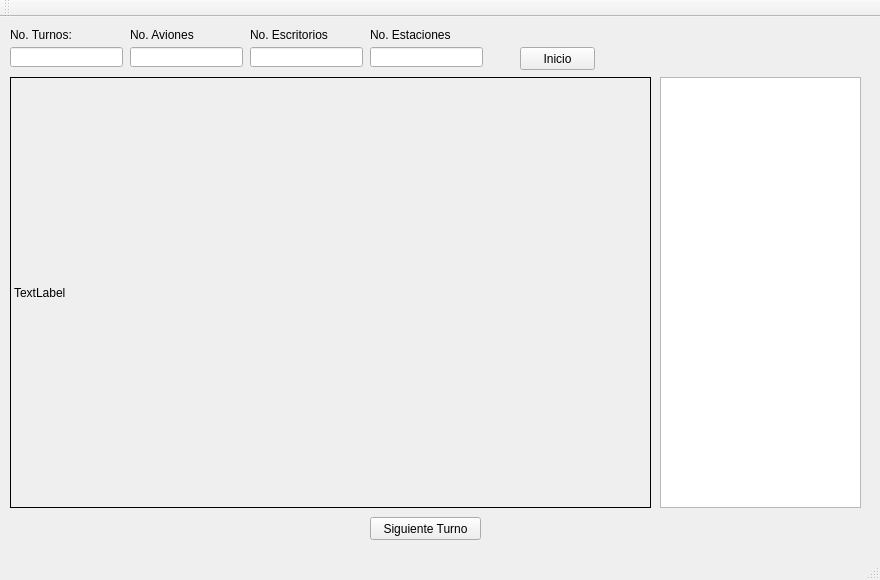
<?xml version="1.0" encoding="UTF-8"?>
<ui version="4.0">
 <class>MainWindow</class>
 <widget class="QMainWindow" name="MainWindow">
  <property name="geometry">
   <rect>
    <x>0</x>
    <y>0</y>
    <width>880</width>
    <height>580</height>
   </rect>
  </property>
  <property name="windowTitle">
   <string>MainWindow</string>
  </property>
  <widget class="QWidget" name="centralWidget">
   <widget class="QLabel" name="label">
    <property name="geometry">
     <rect>
      <x>10</x>
      <y>10</y>
      <width>61</width>
      <height>16</height>
     </rect>
    </property>
    <property name="text">
     <string>No. Turnos:</string>
    </property>
   </widget>
   <widget class="QLineEdit" name="NoTurnos">
    <property name="geometry">
     <rect>
      <x>10</x>
      <y>30</y>
      <width>113</width>
      <height>20</height>
     </rect>
    </property>
   </widget>
   <widget class="QLineEdit" name="NoAviones">
    <property name="geometry">
     <rect>
      <x>130</x>
      <y>30</y>
      <width>113</width>
      <height>20</height>
     </rect>
    </property>
   </widget>
   <widget class="QLabel" name="label_2">
    <property name="geometry">
     <rect>
      <x>130</x>
      <y>10</y>
      <width>71</width>
      <height>16</height>
     </rect>
    </property>
    <property name="text">
     <string>No. Aviones</string>
    </property>
   </widget>
   <widget class="QLineEdit" name="NoEscritorios">
    <property name="geometry">
     <rect>
      <x>250</x>
      <y>30</y>
      <width>113</width>
      <height>20</height>
     </rect>
    </property>
   </widget>
   <widget class="QLabel" name="label_3">
    <property name="geometry">
     <rect>
      <x>250</x>
      <y>10</y>
      <width>81</width>
      <height>16</height>
     </rect>
    </property>
    <property name="text">
     <string>No. Escritorios</string>
    </property>
   </widget>
   <widget class="QLineEdit" name="NoEstaciones">
    <property name="geometry">
     <rect>
      <x>370</x>
      <y>30</y>
      <width>113</width>
      <height>20</height>
     </rect>
    </property>
   </widget>
   <widget class="QLabel" name="label_4">
    <property name="geometry">
     <rect>
      <x>370</x>
      <y>10</y>
      <width>81</width>
      <height>16</height>
     </rect>
    </property>
    <property name="frameShadow">
     <enum>QFrame::Plain</enum>
    </property>
    <property name="lineWidth">
     <number>1</number>
    </property>
    <property name="text">
     <string>No. Estaciones</string>
    </property>
   </widget>
   <widget class="QLabel" name="Diagrama">
    <property name="geometry">
     <rect>
      <x>10</x>
      <y>60</y>
      <width>641</width>
      <height>431</height>
     </rect>
    </property>
    <property name="frameShape">
     <enum>QFrame::Box</enum>
    </property>
    <property name="text">
     <string>TextLabel</string>
    </property>
   </widget>
   <widget class="QTextEdit" name="Consola">
    <property name="geometry">
     <rect>
      <x>660</x>
      <y>60</y>
      <width>201</width>
      <height>431</height>
     </rect>
    </property>
   </widget>
   <widget class="QPushButton" name="pushButton">
    <property name="geometry">
     <rect>
      <x>370</x>
      <y>500</y>
      <width>111</width>
      <height>23</height>
     </rect>
    </property>
    <property name="text">
     <string>Siguiente Turno</string>
    </property>
   </widget>
   <widget class="QPushButton" name="pushButton_2">
    <property name="geometry">
     <rect>
      <x>520</x>
      <y>30</y>
      <width>75</width>
      <height>23</height>
     </rect>
    </property>
    <property name="text">
     <string>Inicio</string>
    </property>
   </widget>
  </widget>
  <widget class="QMenuBar" name="menuBar">
   <property name="geometry">
    <rect>
     <x>0</x>
     <y>0</y>
     <width>880</width>
     <height>21</height>
    </rect>
   </property>
  </widget>
  <widget class="QToolBar" name="mainToolBar">
   <attribute name="toolBarArea">
    <enum>TopToolBarArea</enum>
   </attribute>
   <attribute name="toolBarBreak">
    <bool>false</bool>
   </attribute>
  </widget>
  <widget class="QStatusBar" name="statusBar"/>
 </widget>
 <layoutdefault spacing="6" margin="11"/>
 <resources/>
 <connections/>
</ui>
